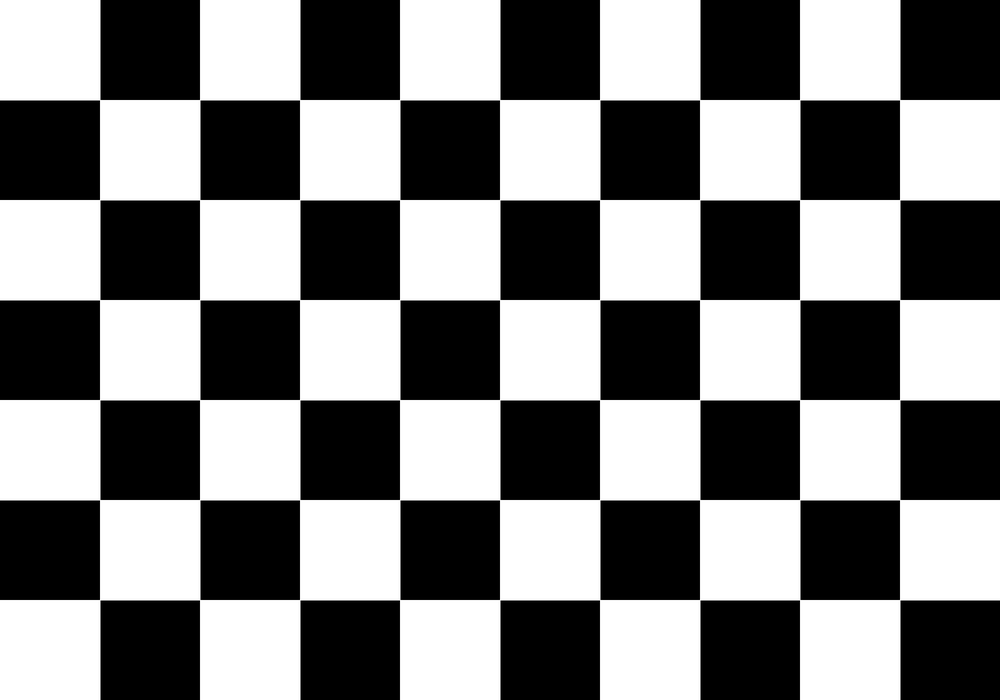
#> input picture checkerboard_25mm.png, 1000 x 700 px, shrunk from 2000 x 1400 before the run
$ python camera_calibration.py --images ..
#> lines starting #> are read from the running program, lines starting #| are printed output that depends on the picture; after the words box and inside, x2 and y2 are one past the last pixel; in counts of white or black regions, pixels touching at a corner belong together
"""
Camera Calibration Script untuk Pothole Detection System
Mengikuti metodologi BAB 3.4 dari proposal penelitian

Langkah-langkah:
1. Cetak checkerboard pattern (25mm x 25mm)
2. Ambil 15-20 foto dari berbagai sudut dan jarak
3. Jalankan script ini untuk kalibrasi
4. Simpan parameter intrinsik ke YAML/JSON
"""

import cv2
import numpy as np
import yaml
import json
import os
from pathlib import Path
import argparse


def create_checkerboard_pattern(pattern_size=(9, 6), square_size=25):
    """Buat checkerboard pattern untuk kalibrasi

    Args:
        pattern_size: Tuple (width, height) internal corners, default: (9, 6)
        square_size: Ukuran kotak dalam mm, default: 25

    Returns:
        objp: 3D object points
        pattern_size: Pattern size yang digunakan
    """
    # Buat objek points untuk kalibrasi
    objp = np.zeros((pattern_size[0] * pattern_size[1], 3), np.float32)
    objp[:, :2] = np.mgrid[0:pattern_size[0], 0:pattern_size[1]].T.reshape(-1, 2)
    objp *= square_size  # Convert to mm

    return objp, pattern_size


def calibrate_camera(images_folder, output_file="camera_params.yaml",
                     pattern_size=(9, 6), square_size=25):
    """
    Kalibrasi kamera menggunakan gambar checkerboard

    Args:
        images_folder: Path ke folder berisi gambar kalibrasi
        output_file: File output untuk menyimpan parameter
        pattern_size: Tuple (width, height) internal corners, default: (9, 6)
        square_size: Ukuran kotak dalam mm, default: 25
    """
#> called with images_folder = '..', output_file = 'camera_params.yaml', pattern_size = (9, 6), square_size = 25

    # Setup output directory handling
    output_path = Path(output_file)
    if len(output_path.parts) == 1:
        # If just filename provided, use calibration_results folder
        output_dir = Path("calibration_results")
        output_file = output_dir / output_file
    else:
        # Use the parent directory of the provided output file
        output_dir = output_path.parent

    # Create directory if it doesn't exist
    output_dir.mkdir(parents=True, exist_ok=True)
    print(f"📂 Output akan disimpan di: {output_dir}")
    objp, pattern_size = create_checkerboard_pattern(pattern_size, square_size)
    objpoints = []  # 3D points in real world space
    imgpoints = []  # 2D points in image plane

    # Get list of calibration images
    image_files = []
    for ext in ['*.jpg', '*.jpeg', '*.png', '*.bmp']:
        image_files.extend(Path(images_folder).glob(ext))
#> pass 2 of the loop in calibrate_camera, `for ext in ['*.jpg', '*.jpeg', '*.png', '*.bmp']:`:

    if not image_files:
        print(f"❌ Tidak ada gambar kalibrasi ditemukan di {images_folder}")
        print("Pastikan folder berisi gambar .jpg/.png/.bmp")
        return False

    print(f"📁 Ditemukan {len(image_files)} gambar kalibrasi")
    print(f"📐 Pattern size: {pattern_size[0]}×{pattern_size[1]} internal corners")
    print(f"📏 Square size: {square_size}mm")

    # Process each image
    successful_detections = 0

    for i, img_path in enumerate(image_files):
        print(f"🔄 Memproses {i+1}/{len(image_files)}: {img_path.name}")

        # Load image
        img = cv2.imread(str(img_path))
#> img is the input picture: shape (700, 1000, 3); min 0, max 255, mean 128.6
        if img is None:
            print(f"   ⚠️  Gagal load: {img_path}")
            continue

        gray = cv2.cvtColor(img, cv2.COLOR_BGR2GRAY)

        # Find chessboard corners
        ret, corners = cv2.findChessboardCorners(gray, pattern_size, None)
#> ret = True; corners = 54 rows, first 8: [899.6, 599.7], [799.7, 599.7], [699.6, 599.7], [599.7, 599.7], [499.6, 599.7], [399.7, 599.7], [299.6, 599.7], [199.7, 599.7]

        if ret:
            # Refine corner positions
            criteria = (cv2.TERM_CRITERIA_EPS + cv2.TERM_CRITERIA_MAX_ITER, 30, 0.001)
            corners2 = cv2.cornerSubPix(gray, corners, (11, 11), (-1, -1), criteria)
#> corners2 = 54 rows, first 8: [899.7, 599.7], [799.7, 599.7], [699.7, 599.7], [599.7, 599.7], [499.7, 599.7], [399.7, 599.7], [299.7, 599.7], [199.7, 599.7]

            objpoints.append(objp)
            imgpoints.append(corners2)
            successful_detections += 1

            # Draw and display corners
            img_with_corners = img.copy()
            cv2.drawChessboardCorners(img_with_corners, pattern_size, corners2, ret)
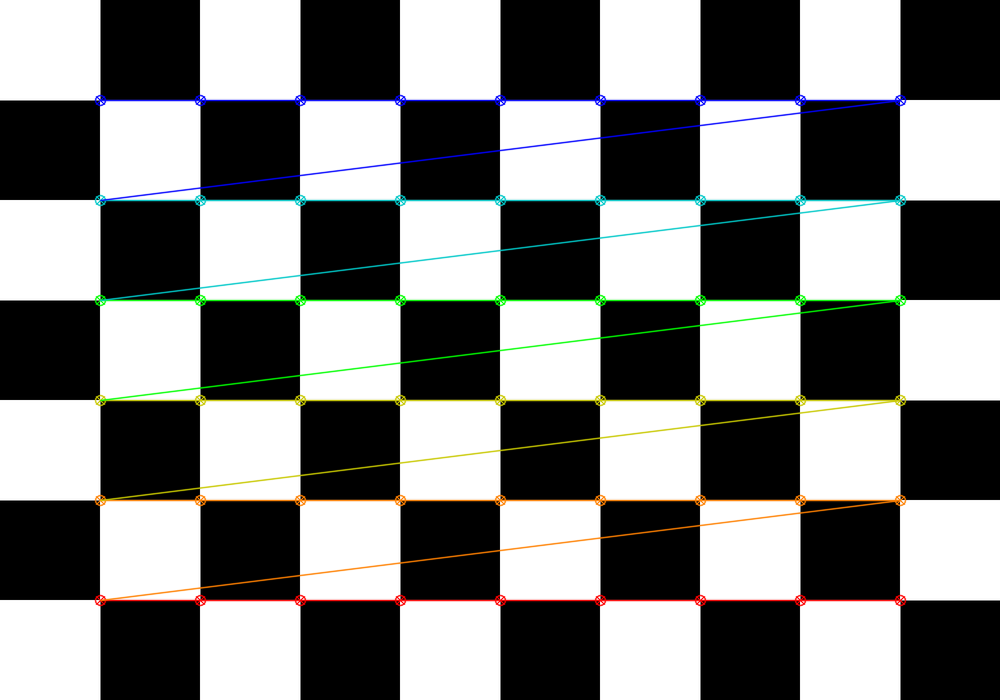
#> img_with_corners: shape (700, 1000, 3); 4.39% of pixels changed, all inside (x1, y1, x2, y2) = (94, 94, 907, 607)

            # Save visualization
            output_viz = output_dir / f"calibration_viz_{img_path.stem}.jpg"
            cv2.imwrite(str(output_viz), img_with_corners)
            print(f"   ✅ Detected corners - saved: {output_viz}")
        else:
            print(f"   ❌ Tidak ditemukan corners")
#> pass 2 of the loop in calibrate_camera, `for i, img_path in enumerate(image_files):`:
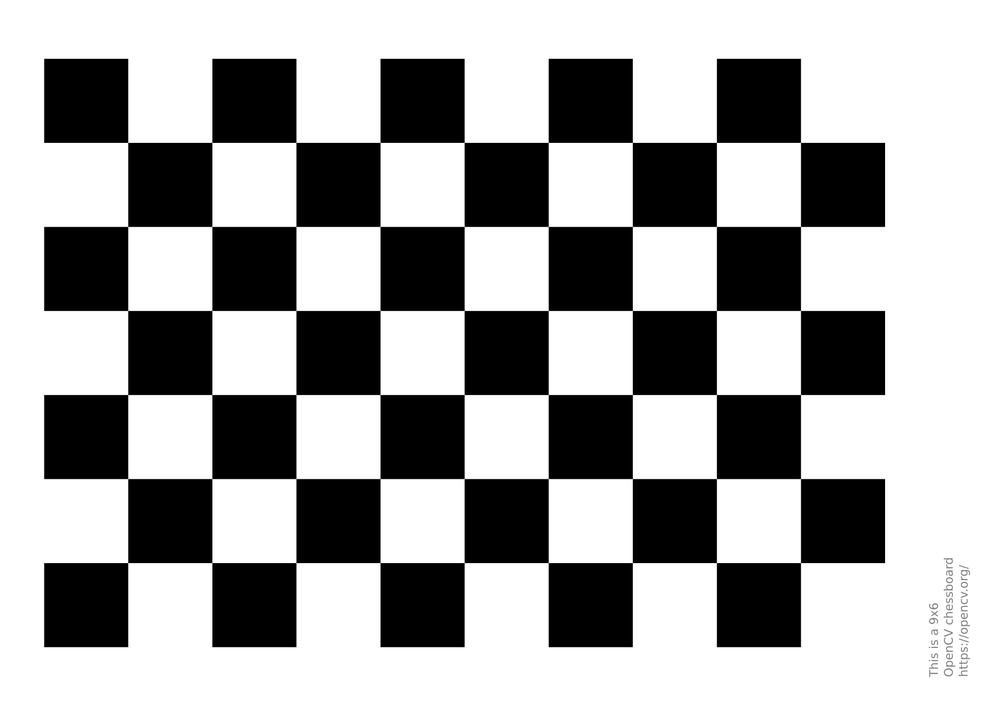
#> input picture pattern.png, 999 x 706 px, shrunk from 1754 x 1240 before the run
#> in calibrate_camera, img is the input picture: shape (706, 999, 3); min 0, max 255, mean 165.4
#> gray: shape (706, 999)
#> corners = 54 rows, first 8: [127.7, 142.4], [211.8, 142.5], [295.9, 142.5], [380, 142.5], [464.2, 142.5], [548.3, 142.4], [632.4, 142.4], [716.4, 142.4]
#> corners2 = 54 rows, first 8: [127.7, 142.4], [211.8, 142.4], [295.9, 142.4], [380.1, 142.4], [464.2, 142.4], [548.3, 142.4], [632.4, 142.4], [716.4, 142.4]
#> in calibrate_camera, `cv2.drawChessboardCorners(img_with_corners, pattern_size, corners2, ret)`:
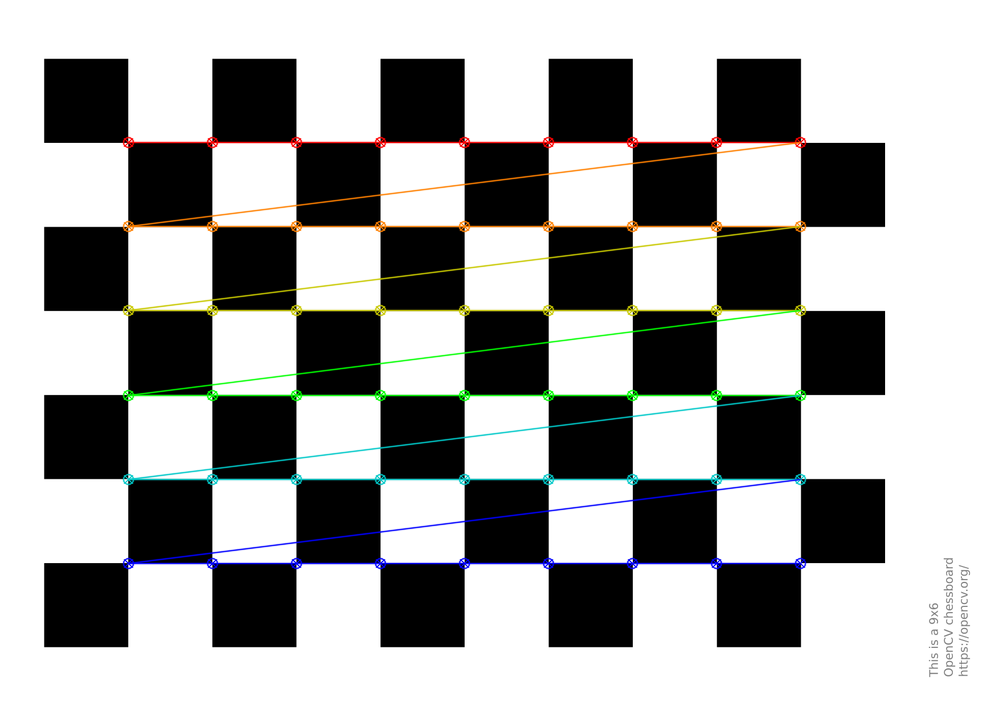
#> img_with_corners: shape (706, 999, 3); 3.76% of pixels changed, all inside (x1, y1, x2, y2) = (122, 136, 807, 570)

    print(f"\n📊 Hasil deteksi: {successful_detections}/{len(image_files)} gambar berhasil")

    if successful_detections < 10:
        print("❌ Minimal 10 gambar diperlukan untuk kalibrasi yang baik")
        return False

    # Perform calibration
    print("\n🔧 Melakukan kalibrasi kamera...")
    img_shape = gray.shape[::-1]  # (width, height)

    ret, K, dist, rvecs, tvecs = cv2.calibrateCamera(
        objpoints, imgpoints, img_shape, None, None
    )

    if not ret:
        print("❌ Kalibrasi gagal")
        return False

    # Calculate reprojection error
    total_error = 0
    for i in range(len(objpoints)):
        imgpoints2, _ = cv2.projectPoints(objpoints[i], rvecs[i], tvecs[i], K, dist)
        error = cv2.norm(imgpoints[i], imgpoints2, cv2.NORM_L2) / len(imgpoints2)
        total_error += error

    mean_error = total_error / len(objpoints)

    print(f"✅ Kalibrasi berhasil!")
    print(f"📏 Reprojection error: {mean_error:.3f} pixels")
    print(f"📐 Image size: {img_shape}")
    print(f"🔍 Focal length: fx={K[0,0]:.1f}, fy={K[1,1]:.1f}")
    print(f"📍 Principal point: cx={K[0,2]:.1f}, cy={K[1,2]:.1f}")

    # Save parameters
    camera_params = {
        'camera_matrix': K.tolist(),
        'distortion_coefficients': dist.tolist(),
        'image_size': img_shape,
        'reprojection_error': float(mean_error),
        'successful_images': successful_detections,
        'total_images': len(image_files),
        'calibration_date': str(Path().cwd()),
        'checkerboard_size': pattern_size,
        'square_size_mm': square_size
    }

    # Save as YAML
    with open(output_file, 'w') as f:
        yaml.dump(camera_params, f, default_flow_style=False)

    # Save as JSON (backup)
    json_file = output_file.with_suffix('.json')
    with open(json_file, 'w') as f:
        json.dump(camera_params, f, indent=2)

    print(f"💾 Parameter tersimpan ke: {output_file} dan {json_file}")

    # Test undistortion
    test_undistortion(images_folder, K, dist, output_dir)

    return True


def test_undistortion(images_folder, K, dist, output_dir):
    """Test undistortion pada beberapa gambar"""
    print("\n🧪 Testing undistortion...")

    # Ensure output_dir is a Path object
    output_dir = Path(output_dir)

    # Load first image for test
    image_files = list(Path(images_folder).glob('*.jpg'))[:3]  # Test 3 images

    for img_path in image_files:
        img = cv2.imread(str(img_path))
        if img is None:
            continue

        # Undistort
        h, w = img.shape[:2]
        new_camera_matrix, roi = cv2.getOptimalNewCameraMatrix(K, dist, (w, h), 1, (w, h))
        undistorted = cv2.undistort(img, K, dist, None, new_camera_matrix)

        # Save comparison
        comparison = np.hstack([img, undistorted])
        output_name = output_dir / f"undistort_test_{img_path.stem}.jpg"
        cv2.imwrite(str(output_name), comparison)
        print(f"   📸 Saved: {output_name}")


def load_camera_params(param_file):
    """Load camera parameters dari file"""
    if param_file.endswith('.yaml'):
        with open(param_file, 'r') as f:
            params = yaml.safe_load(f)
    else:
        with open(param_file, 'r') as f:
            params = json.load(f)

    K = np.array(params['camera_matrix'])
    dist = np.array(params['distortion_coefficients'])

    return K, dist, params


def main():
    parser = argparse.ArgumentParser(
        description='Camera Calibration untuk Pothole Detection',
        formatter_class=argparse.RawDescriptionHelpFormatter,
        epilog="""
    Contoh penggunaan:
    # Kalibrasi dengan pattern default (9×6, 25mm)
    python camera_calibration.py --images calibration_images/ --output params.yaml

    # Kalibrasi untuk kertas A4 (7×10 internal corners, 25mm)
    python camera_calibration.py --images calibration_images/ --output params.yaml --pattern-size 7 10 --square-size 25

    # Test parameter yang sudah ada
    python camera_calibration.py --images calibration_images/ --load params.yaml
        """
    )
    parser.add_argument('--images', required=True, help='Path ke folder gambar kalibrasi')
    parser.add_argument('--output', default='camera_params.yaml', help='File output parameter')
    parser.add_argument('--load', help='Load parameter yang sudah ada untuk testing')
    parser.add_argument('--pattern-size', type=int, nargs=2, default=[9, 6],
                        metavar=('WIDTH', 'HEIGHT'),
                        help='Pattern size (width height) internal corners, default: 9 6')
    parser.add_argument('--square-size', type=float, default=25.0,
                        help='Ukuran kotak dalam mm, default: 25.0')

    args = parser.parse_args()

    if args.load:
        # Load existing parameters
        print(f"📂 Loading parameters dari: {args.load}")
        K, dist, params = load_camera_params(args.load)
        print(f"✅ Loaded: fx={K[0,0]:.1f}, fy={K[1,1]:.1f}")
        print(f"📏 Reprojection error: {params['reprojection_error']:.3f}")

        # Test undistortion
        output_dir = Path(args.load).parent if Path(args.load).parent.name else Path("calibration_results")
        output_dir.mkdir(parents=True, exist_ok=True)
        test_undistortion(args.images, K, dist, output_dir)
    else:
        # Perform calibration
        if not os.path.exists(args.images):
            print(f"❌ Folder tidak ditemukan: {args.images}")
            return

        pattern_size = tuple(args.pattern_size)
        calibrate_camera(args.images, args.output, pattern_size, args.square_size)


if __name__ == "__main__":
    main()
